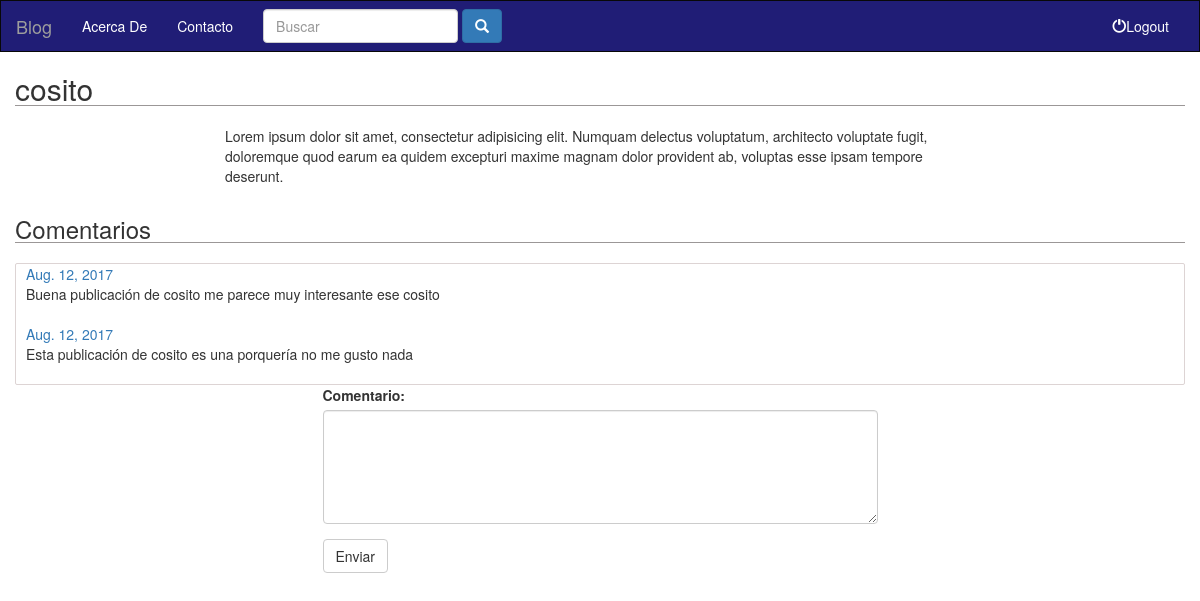
Page /publicaciones/1-cosito on the committed database.
### publicaciones/models.py (models this page shows, shortened)
class Publicacion(models.Model):
    titulo = models.CharField(max_length=450)
    contenido = models.TextField()
    fecha = models.DateField(auto_now=False,auto_now_add=True)
    titulo_formato = models.CharField(max_length=80,null=True)
    class Admin:
        list_display = ('titulo', 'fecha' , 'titulo_formato')
        list_filter = ('titulo', 'fecha')
        ordering = ('-fecha')
        search_fields = ('titulo')

class Comentario(models.Model):
    contenido = models.TextField()
    fecha = models.DateField(auto_now=False,auto_now_add=True)
    publicacion = models.ForeignKey(Publicacion,on_delete=models.CASCADE)
    class Admin:
        ordering = ('-fecha')
        search_fields = ('contenido')

### publicaciones/views.py (the view)
# urls.py: url(r'^(?P<titulo_formateado>[a-zA-Z0-9-]+)$', views.detalle, name='detalle'),
def detalle(request, titulo_formateado):
    publicacion = get_object_or_404(Publicacion, titulo_formato=titulo_formateado)
    context = { 'publicacion':publicacion}
    return render(request,'publicaciones/detalle_publicacion.html', context)

### templates/publicaciones/detalle_publicacion.html (shortened to what this page needs)
{% extends 'base.html' %}
{% block body%}
        <div class="container">
            <div class="row">
                <section>
                    <h2 class="section-title">{{ publicacion.titulo }}</h2>
                    <p class="col-xs-12 col-md-8 col-md-offset-2">
                        {{ publicacion.contenido }}
                    </p>
                </section>
            </div>
            <div class="row">
                <section class="">
                    <h3 class="section-title">Comentarios</h2>
                    <div class="comentarios col-md-12">
                    {% for comentario in publicacion.comentario_set.all %}
                        <div class="comentario">
                            <a href="">{{comentario.fecha}}</a>
                            <br>
                            {{ comentario.contenido }}
                        </div>
                    {% endfor %}
                    </div>
                    <form action="" class="col-xs-12 col-md-6 col-md-offset-3 " method="post">
                        <div class="form-group">
                            <label for="comentario">Comentario:</label><br>
                            <textarea name="comentario" id="comentario" class="form-control" cols="" rows="5"></textarea>
                        </div>
                        <button type="submit" class="btn btn-default">Enviar</button>
                    </form>
                </section>
            </div>
        </div>
{% endblock %}

### static/css/estilos.css (style rules this page uses)
h2,h3,h4.section-title { border-bottom: 1px solid #9b9797; margin-bottom: 20px; }
.comentarios { border-radius: 2px; border:1px solid #ddd4d4; padding: 0px; }
.comentarios .comentario { padding-bottom: 20px; padding-left: 10px; padding-right: 10px; }

### rows in the picture
Publicacion: titulo "cosito", contenido "Lorem ipsum dolor sit amet, consectetur adipisicing elit. Numquam delectus voluptatum, architecto voluptate fugit, doloremque quod earum ea quidem excepturi maxime magnam dolor provident ab, voluptas esse ipsam tempore deserunt."
Comentario: fecha "Aug. 12, 2017", contenido "Buena publicación de cosito me parece muy interesante ese cosito"
Comentario: fecha "Aug. 12, 2017", contenido "Esta publicación de cosito es una porquería no me gusto nada"
